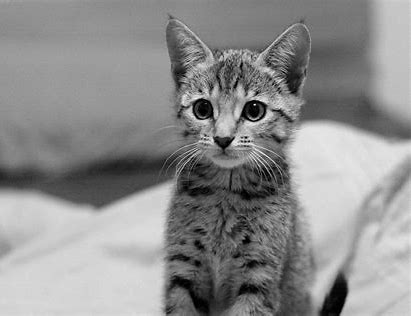
#> input picture Section 8- Canny Edge Detection/cat.jpg, 411 x 316 px
$ jupyter execute --allow-errors 'Gaussian filter.ipynb'
#> lines starting #> are read from the running program, lines starting #| are printed output that depends on the picture
[cell 1]
import cv2
import matplotlib.pyplot as plt
import numpy as np

[cell 2]
imPth = r'cat.jpg'
img = plt.imread(imPth)
#> img is the input picture: shape (316, 411, 3); min 0, max 255, mean 141.8

[cell 3]
def f_getGaussianFilter(s,sigma): # receives window size and sigma, assume window is square
#> called with s = 3, sigma = 0.5
    maxX = s//2
    minX = -maxX
    minY = minX
    maxY = maxX
    G = np.zeros((s,s)) # Gaussian matrix
    for x in range(minX,maxX+1): # for each x value, plus 1 to include max x
        for y in range(minY,maxY+1): # for each y value
            v = (1/(2*np.pi*(sigma**2)))*np.exp(-(x**2 + y**2)/(2*(sigma**2)))
            G[x-minX,y-minY] = v
    return G

[cell 4]
G = f_getGaussianFilter(3,0.5)

[cell 5]
G

[cell 6]
np.sum(G) # should be 1

#> (a cell that did not finish here is left out)

# how to get gaussian kernel using openCV

[cell 8]
a = cv2.getGaussianKernel(5,1)
G2 = a.dot(a.T)
G2

[cell 9]
np.sum(G2) # sum is now exactly 1

#> (a cell that did not finish here is left out)

# Gaussian filter Smoothing

[cell 11]
img_S = cv2.filter2D(img,-1,G)
plt.subplot(121)
plt.imshow(img,cmap='gray')
plt.axis('off')
plt.subplot(122)
plt.imshow(img_S,cmap='gray')
plt.axis('off')
plt.show()

# Quiz: What does cv2.filter2D do?

#### -1 is used to preserve the image. The function slides a filter G over the image with its centre hitting every pixel and then calculating the dot product between the centre of the filter and every neighboroughing pixel in the image

# Image Gradient Implementation

[cell 12]
img_S = img_S[:,:,0] # ensuring image is greyscale
#> img_S: shape (316, 411)
mask_x = np.zeros((2,1)) # creating a 2 x 1 matrix
mask_x[0] = -1 # first row is -1
mask_x[1] = 1 # second row is 1

[cell 13]
img_S = np.float64(img_S) # need dtype to be a float and not unint8 as that cant take negative values for the gradient vector
Ix = cv2.filter2D(img_S,-1,mask_x)
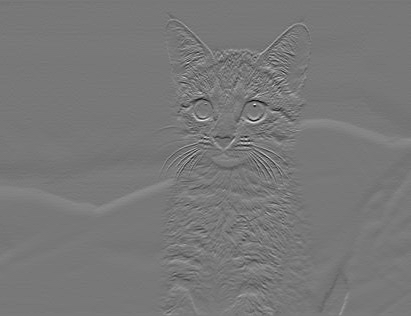
#> Ix: shape (316, 411) float64; min -136, max 152, mean 0; drawn with min black and max white
mask_y = mask_x.T # transpose of mask x
Iy = cv2.filter2D(img_S,-1,mask_y)

[cell 14]
Ix.shape
#> Out = (316, 411)

[cell 15]
Ix.dtype

[cell 16]
Iy.shape
#> Out = (316, 411)

[cell 17]
img_S.shape
#> Out = (316, 411)

[cell 18]
plt.subplot(121)
plt.imshow(Ix,cmap='gray')
plt.title('X-derivative')
plt.axis('off')
plt.subplot(122)
plt.imshow(Iy,cmap='gray')
plt.title('Y-derivative')
plt.axis('off')
plt.show()
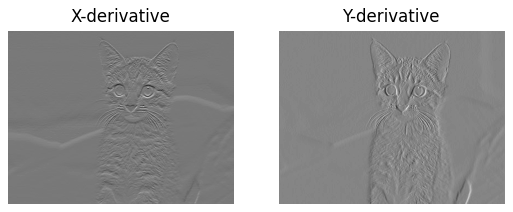
#> figure drawn by matplotlib, 2 panels

[cell 19]
gv = np.array([Ix[5,3],Iy[5,3]]) # giving gradient vector at (5,3)
#> gv = [-2, -1]
gv
#> Out = [-2, -1]

# Derifative of Gaussian Filter (DOG)

[cell 20]
def Gx(s,sigma):
#> called with s = 3, sigma = 0.5
    maxX = s//2
    minX = -maxX
    minY = minX
    maxY = maxX
    Gx = np.zeros((s,s))
    for x in range(minX,maxX+1):
        for y in range(minY,maxY+1):
            v = (-x/(2*np.pi*(sigma**4)))*np.exp(-(x**2 + y**2)/(2*(sigma**2)))
            Gx[x-minX,y-minY] = v
    return Gx

[cell 21]
def Gy(s,sigma):
#> called with s = 3, sigma = 0.5
    maxX = s//2
    minX = -maxX
    minY = minX
    maxY = maxX
    Gy = np.zeros((s,s))
    for x in range(minX,maxX+1):
        for y in range(minY,maxY+1):
            v = (-y/(2*np.pi*(sigma**4)))*np.exp(-(x**2 + y**2)/(2*(sigma**2)))
            Gy[x-minX,y-minY] = v
    return Gy

[cell 22]
gx = Gx(3,0.5) # x mask
gy = Gy(3,0.5)

[cell 23]
gx

[cell 24]
gy # transpose of gx

[cell 25]
img.shape # have 3 channels
#> Out = (316, 411, 3)

[cell 26]
img = np.float64(img[:,:,0]) # ensuring image is greyscale and a float
#> img: shape (316, 411) float64

[cell 27]
img.shape
#> Out = (316, 411)

[cell 28]
Ix = cv2.filter2D(img,-1,gx) # smoothed image
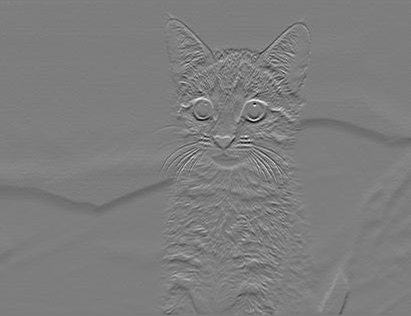
#> Ix: shape (316, 411) float64; min -97.77, max 100.1, mean 0; drawn with min black and max white
Iy = cv2.filter2D(img,-1,gy)
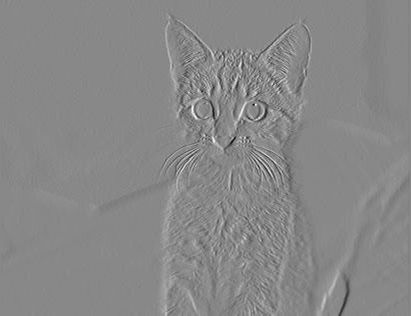
#> Iy: shape (316, 411) float64; min -94.6, max 82.4, mean -0.1; drawn with min black and max white

[cell 29]
plt.subplot(121)
plt.imshow(Ix,cmap='gray')
plt.title('X-derivative')
plt.axis('off')
plt.subplot(122)
plt.imshow(Iy,cmap='gray')
plt.title('Y-derivative')
plt.axis('off')
plt.show()

# Gradient magnitude and direction

[cell 30]
Gm = (Ix**2 + Iy**2)**0.5 # magnitude
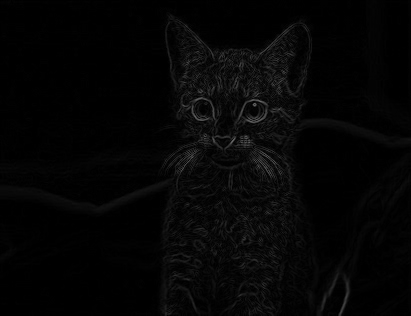
#> Gm: shape (316, 411) float64; min 7.85e-17, max 107, mean 5.4
Gd = np.rad2deg(np.arctan2(Iy,Ix)) # direction
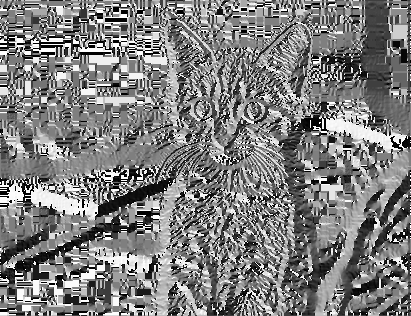
#> Gd: shape (316, 411) float64; min -180, max 180, mean -0.9; drawn with min black and max white

[cell 31]
Gd.min(),Gd.max() # min ad max direction
#> Out = (-180, 180)

[cell 32]
Gd.shape
#> Out = (316, 411)

[cell 33]
Gm.min(), Gm.max() # min and max shape
#> Out = (7.85e-17, 107)

[cell 34]
plt.subplot(121)
plt.imshow(Gm,cmap='gray')
plt.title('GM')
plt.axis('off')
plt.subplot(122)
plt.imshow(Gd,cmap='gray')
plt.title('Gd')
plt.axis('off')
plt.show()

[cell 35]
plt.imshow(Gm>30,cmap='gray') # notice that edges are quite thick, we want to suppress this...

# Non-maxima Supression

[cell 36]
plt.hist(Gd.flatten()) # there are lots of gradient directions, need to quantise them
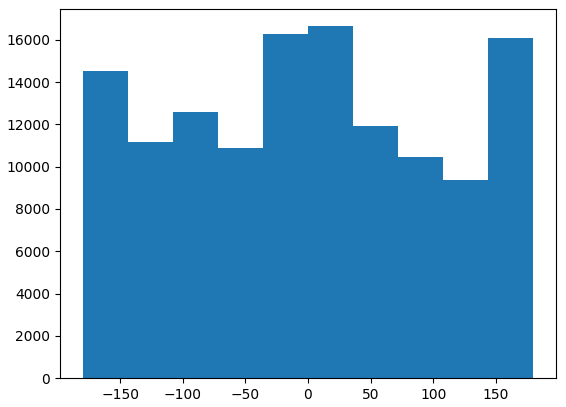
#> figure drawn by matplotlib, 1 panel; tallest bar 16639 high, from x = 0 to 36

### Gradient Direction Quantisation

[cell 37]
bins = np.array([-180.,-135.,-90.,-45.,0.,45.,90.,135.,180.]) # angles we want to retain
inds = np.digitize(Gd,bins)-1 # -1 to start indexing from 0
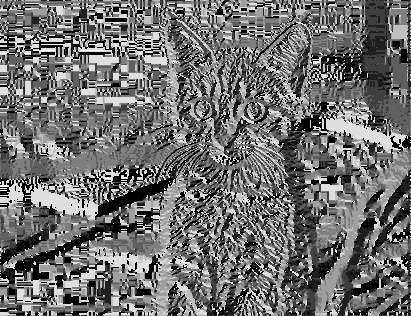
#> inds: shape (316, 411) int64; min 0, max 8, mean 3.49; drawn with min black and max white
Gd_bin = bins[inds.flatten()].reshape(Gd.shape) #

[cell 38]
i,j = 50,250
Gd[i,j],Gd_bin[i,j] # showing how the function works
#> Out = (141.4, 135)

[cell 39]
A = np.array([180.,134.,179.,135,-33.,-180.])
inds = np.digitize(A,bins)-1

[cell 40]
bins[inds] # mapping is slightly wrong

[cell 41]
# rectifying this problem
A = np.array([180.,134.,179.,135,-33.,-180.,12,-12,-170])
A_bin = 45*(np.round(A/45))

[cell 42]
A_bin # can see this is better, apart from -0?

#### Gradient direction quantisation actual method

[cell 43]
Gd_bin = 45*(np.round(Gd/45)) # better way of doing the quantisation so ignore above code

[cell 44]
i,j = 27,100
Gd[i,j],Gd_bin[i,j] # checking it works
#> Out = (107.2, 90)

### Non-maxima supression implemetnation

[cell 45]
def NMS(Gm,Gd): # takes gradient magnitude and directions
    Gd_bin = 45*(np.round(Gd/45)) # quantising direction
    Gm_NMS = np.zeros(Gm.shape) # output matrix
    numRows,numCols = Gm.shape[0],Gm.shape[1] # calculate the number of rows and columns in matrix
#> numRows = 316; numCols = 411
    a,b=0.,0. # computing neighbours
    for r in range(1,numRows-1): # excluding boundaries
        for c in range(1,numCols-1):
            ang = Gd_bin[r,c]
            if ang == 180. or ang == -180. or ang == 0.0 or ang == -0.0:
                a,b = Gm[r-1,c], Gm[r+1,c] # for 180,180 and 0 then pick neigbours above and below
            elif ang == 45. or ang == -135.:
                a,b = Gm[r+1,c+1],Gm[r-1,c-1] # top left and bottom right
            elif ang == 90. or ang == -90.:
                a,b = Gm[r,c-1],Gm[r,c+1] # left and right
            elif ang == 135. or ang == -45.:
                a,b = Gm[r-1,c+1],Gm[r+1,c-1] # top right and bottom left
            else:
                print('Error')
                return
            if Gm[r,c] >= a and Gm[r,c] >= b:
                Gm_NMS[r,c] = Gm[r,c] # not supressed
    return Gm_NMS

[cell 46]
Gm_NMS = NMS(Gm,Gd)

[cell 47]
plt.subplot(121)
plt.imshow(Gm,cmap='gray')
plt.title('GM')
plt.axis('off')
plt.subplot(122)
plt.imshow(Gm_NMS,cmap='gray')
plt.title('GM_NMS')
plt.axis('off')
plt.show()

[cell 48]
plt.imshow(Gm_NMS>25,cmap='gray')
# what is the best value for thresholding? it depends on the image and your goal
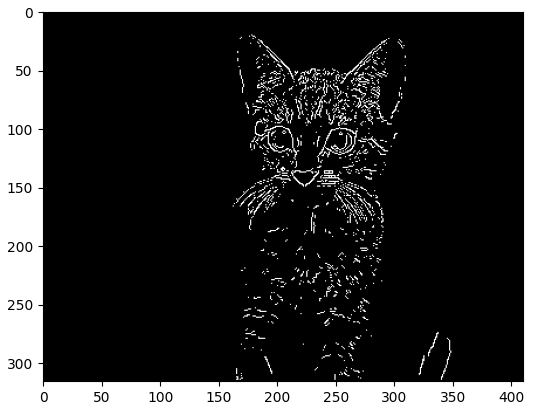
#> figure drawn by matplotlib, 1 panel

### Hesterysis Thresholding: Code is built in

#### prevents broken edges

[cell 49]
from skimage import filters

[cell 50]
L = Gm_NMS.mean() # lower threshold
#> L = 2.54
H = L + Gm_NMS.std() # higher threshold
#> H = 9.96
E = filters.apply_hysteresis_threshold(Gm_NMS,L,H)
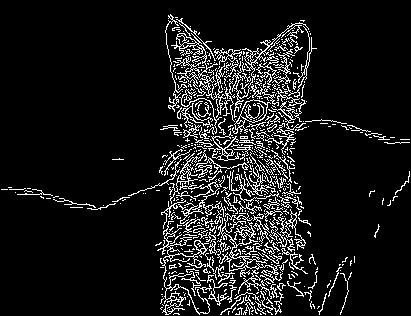
#> E: shape (316, 411) bool; 9.9% white in thin lines or dots
